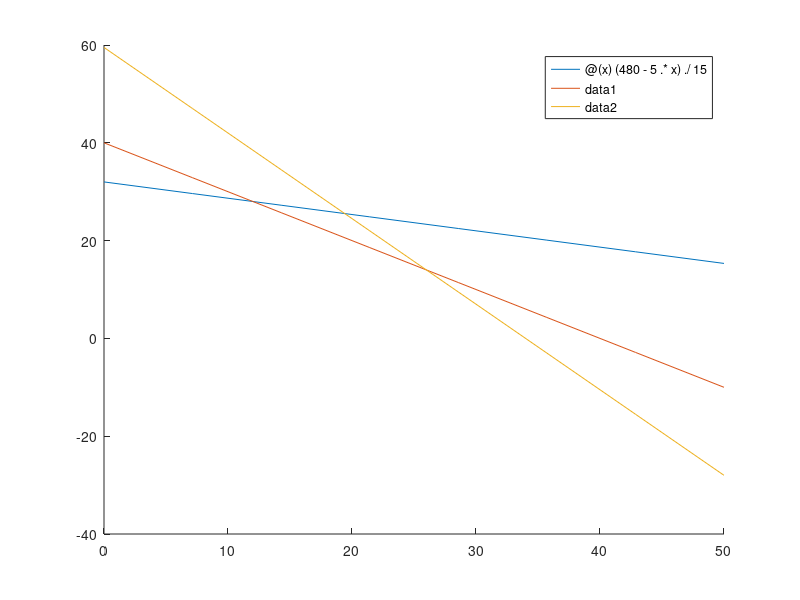

Write MATLAB code to recreate this figure.
clear;clc;% 13x + 23y -> max% 5x + 15y <= 480% y = (480 - 5x) / 15% 4x + 4y <= 160% y = (160 - 4x) / 4% 35x + 20y < 1190% y = (1190 - 35x) / 20 f1 = @(x) (480-5.*x)./15 f2 = @(x) (160-4.*x)./4 f3 = @(x) (1190-35.*x)./20%f1 = @(x) (4-2.*x)./1;%f2 = @(x) (2-1.*x)./1;figure(1);hold on;fplot(f1,[0 50]);fplot(f2,[0 50]);fplot(f3,[0 50]);